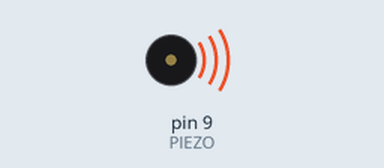
Simulated run of this sketch. Board: Arduino Uno, built with avr-gcc and run on an emulated ATmega328P. On the bench: buzzer (waves = sounding).

Above: at 0.18 s.
At 7.21 s:
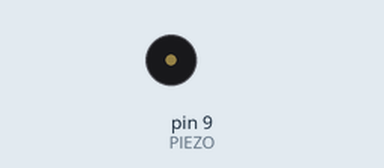
Timing chart, 0 to 7.9 s (numbered marks = the images above):
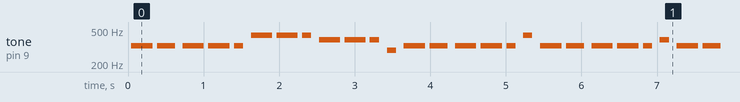

Measured:
- by itself, tone on pin 9 (PIEZO): plays 325 Hz for 0.28 s, 325 Hz for 0.24 s, 325 Hz for 0.28 s, 325 Hz for 0.28 s, 325 Hz for 0.12 s, 432 Hz for 0.28 s … (433 notes in this stretch)

The sketch:

sandOfStorms.ino
```cpp
int PIEZO = 9;
int del = 2000;

#define BPM 136.0f
#define DELAY (1.0f/BPM)*60.0f

void setup() {
  // put your setup code here, to run once:
  //pinMode(14, INPUT);
  pinMode(PIEZO, OUTPUT);
}

void loop() {
  // put your main code here, to run repeatedly:
    multi   (329.64f,4,4);
  playStac(329.64f,2);

  multi   (329.64f,4,6);
  playStac(329.64f,2);

  multi   (440.00f,4,6);
  playStac(440.00f,2);

  multi   (392.00f,4,6);
  playStac(392.00f,2);

  playStac(293.67f,2);

  multi   (329.64f,4,4);
  playStac(329.64f,2);

  multi   (329.64f,4,6);
  playStac(329.64f,2);

  playStac(440.00f,2);

  multi   (329.64f,4,4);
  playStac(329.64f,2);

  multi   (329.64f,4,6);
  playStac(329.64f,2);

  playStac(392.00f,2);
}

void multi(float freq, int len, int rep)
{
  int i;
  for(i = 0; i < rep; i++)
    playStac(freq,len);
}

void playStac(float freq, int len)
{
   playNote(freq,len*2);
   playRest(len*2);
}

void playRest(int len)
{
  delay(1000.0f*DELAY/((float)len));
}

//freq is frequency of note
//len is length of note eg 4 is quarter note 8 is quaver
void playNote(float freq,int len)
{
   float period = 1.0f/freq;
   float t;
   for(t = 0.0f; t < DELAY/((float)len); t+= period)
   {
     digitalWrite(PIEZO, HIGH);
     delayMicroseconds(period*1000000.0f/2.0f);
     digitalWrite(PIEZO,LOW);
     delayMicroseconds(period*1000000.0f/2.0f);
   }
}
```
